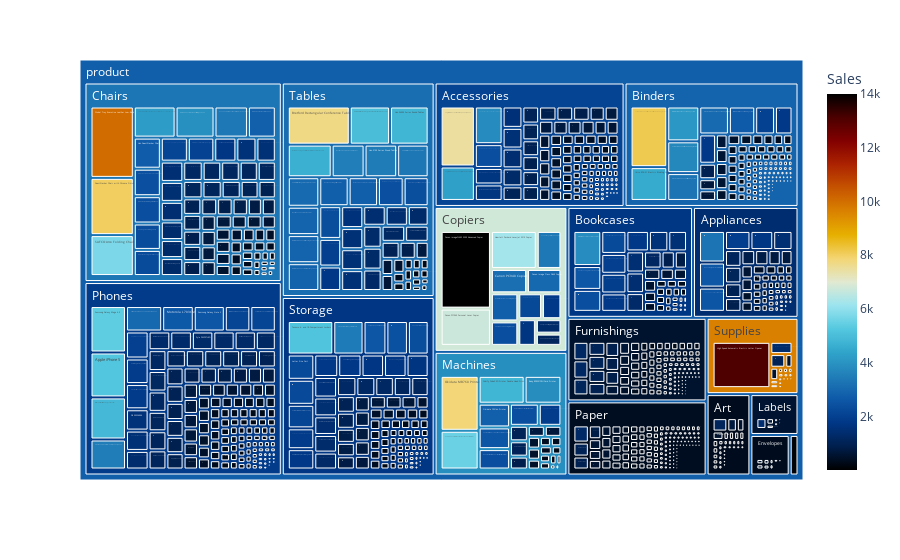

Notebook cell for this chart:
### Code cell
fig3 = px.treemap(products, path=[px.Constant("product"), 'Category', 'Product Name'], values='Sales', color='Sales',
                 color_continuous_scale='icefire')

fig3.show()

### Figure 1 — Plotly figure (JSON) as saved in the notebook; plotly's stock layout.template omitted (floating-point values rounded to 4 significant figures; data arrays with more than 128 entries replaced by an {"elided": "..."} marker saying what was removed)
{"data": [{"branchvalues": "total", "customdata": {"elided": "1521x1 float values"}, "domain": {"x": [0, 1], "y": [0, 1]}, "hovertemplate": "labels=%{label}<br>Sales_sum=%{value}<br>parent=%{parent}<br>id=%{id}<br>Sales=%{color}<extra></extra>", "ids": {"elided": "1521 str values"}, "labels": {"elided": "1521 str values"}, "marker": {"coloraxis": "coloraxis", "colors": {"elided": "1521 float values"}}, "name": "", "parents": {"elided": "1521 str values"}, "type": "treemap", "values": {"elided": "1521 float values"}}], "layout": {"coloraxis": {"colorbar": {"title": {"text": "Sales"}}, "colorscale": [[0, "#000000"], [0.0625, "#001f4d"], [0.125, "#003786"], [0.1875, "#0e58a8"], [0.25, "#217eb8"], [0.3125, "#30a4ca"], [0.375, "#54c8df"], [0.4375, "#9be4ef"], [0.5, "#e1e9d1"], [0.5625, "#f3d573"], [0.625, "#e7b000"], [0.6875, "#da8200"], [0.75, "#c65400"], [0.8125, "#ac2301"], [0.875, "#820000"], [0.9375, "#4c0000"], [1, "#000000"]]}, "legend": {"tracegroupgap": 0}, "margin": {"t": 60}}}
